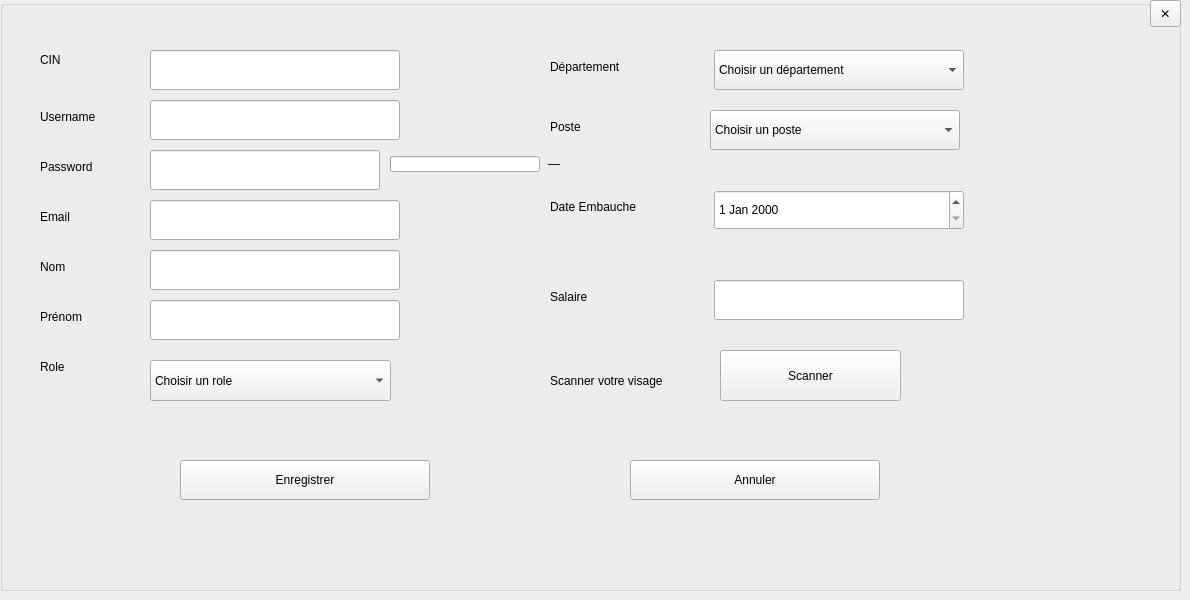
            <widget class="QWidget" name="page_add_Emp">
             <widget class="QGroupBox" name="groupBox_2">
              <property name="geometry">
               <rect>
                <x>0</x>
                <y>0</y>
                <width>1181</width>
                <height>591</height>
               </rect>
              </property>
              <property name="title">
               <string/>
              </property>
              <widget class="QLabel" name="label_8">
               <property name="geometry">
                <rect>
                 <x>550</x>
                 <y>50</y>
                 <width>100</width>
                 <height>34</height>
                </rect>
               </property>
               <property name="text">
                <string>Département</string>
               </property>
              </widget>
              <widget class="QLabel" name="label_7">
               <property name="geometry">
                <rect>
                 <x>550</x>
                 <y>110</y>
                 <width>100</width>
                 <height>34</height>
                </rect>
               </property>
               <property name="text">
                <string>Poste</string>
               </property>
              </widget>
              <widget class="QLabel" name="label_6">
               <property name="geometry">
                <rect>
                 <x>40</x>
                 <y>300</y>
                 <width>100</width>
                 <height>34</height>
                </rect>
               </property>
               <property name="text">
                <string>Prénom</string>
               </property>
              </widget>
              <widget class="QLineEdit" name="lineNomAdd">
               <property name="geometry">
                <rect>
                 <x>150</x>
                 <y>250</y>
                 <width>250</width>
                 <height>40</height>
                </rect>
               </property>
              </widget>
              <widget class="QLabel" name="label_5">
               <property name="geometry">
                <rect>
                 <x>40</x>
                 <y>250</y>
                 <width>100</width>
                 <height>34</height>
                </rect>
               </property>
               <property name="text">
                <string>Nom</string>
               </property>
              </widget>
              <widget class="QComboBox" name="comboDepartementAdd">
               <property name="geometry">
                <rect>
                 <x>714</x>
                 <y>50</y>
                 <width>250</width>
                 <height>40</height>
                </rect>
               </property>
               <item>
                <property name="text">
                 <string>Choisir un département</string>
                </property>
               </item>
               <item>
                <property name="text">
                 <string>RH</string>
                </property>
               </item>
               <item>
                <property name="text">
                 <string>Recherche</string>
                </property>
               </item>
               <item>
                <property name="text">
                 <string>Laboratoires</string>
                </property>
               </item>
               <item>
                <property name="text">
                 <string>Administration</string>
                </property>
               </item>
               <item>
                <property name="text">
                 <string>Finance</string>
                </property>
               </item>
              </widget>
              <widget class="QLineEdit" name="lineCINAdd">
               <property name="geometry">
                <rect>
                 <x>150</x>
                 <y>50</y>
                 <width>250</width>
                 <height>40</height>
                </rect>
               </property>
              </widget>
              <widget class="QLineEdit" name="lineEmailAdd">
               <property name="geometry">
                <rect>
                 <x>150</x>
                 <y>200</y>
                 <width>250</width>
                 <height>40</height>
                </rect>
               </property>
              </widget>
              <widget class="QLabel" name="label">
               <property name="geometry">
                <rect>
                 <x>40</x>
                 <y>50</y>
                 <width>100</width>
                 <height>20</height>
                </rect>
               </property>
               <property name="text">
                <string>CIN</string>
               </property>
              </widget>
              <widget class="QComboBox" name="comboPosteAdd">
               <property name="geometry">
                <rect>
                 <x>710</x>
                 <y>110</y>
                 <width>250</width>
                 <height>40</height>
                </rect>
               </property>
               <item>
                <property name="text">
                 <string>Choisir un poste</string>
                </property>
               </item>
               <item>
                <property name="text">
                 <string>RH</string>
                </property>
               </item>
               <item>
                <property name="text">
                 <string>Chercheur</string>
                </property>
               </item>
               <item>
                <property name="text">
                 <string>Technicien</string>
                </property>
               </item>
               <item>
                <property name="text">
                 <string>Responsable_laboratoire</string>
                </property>
               </item>
               <item>
                <property name="text">
                 <string>Directeur_de_projet</string>
                </property>
               </item>
               <item>
                <property name="text">
                 <string>Directeur_general</string>
                </property>
               </item>
               <item>
                <property name="text">
                 <string>Responsable_financier</string>
                </property>
               </item>
               <item>
                <property name="text">
                 <string>Responsable_de_stock</string>
                </property>
               </item>
              </widget>
              <widget class="QLabel" name="label_3">
               <property name="geometry">
                <rect>
                 <x>40</x>
                 <y>150</y>
                 <width>100</width>
                 <height>34</height>
                </rect>
               </property>
               <property name="text">
                <string>Password</string>
               </property>
              </widget>
              <widget class="QPushButton" name="btnSaveEmployee">
               <property name="geometry">
                <rect>
                 <x>180</x>
                 <y>460</y>
                 <width>250</width>
                 <height>40</height>
                </rect>
               </property>
               <property name="text">
                <string>Enregistrer</string>
               </property>
              </widget>
              <widget class="QLabel" name="label_4">
               <property name="geometry">
                <rect>
                 <x>40</x>
                 <y>200</y>
                 <width>100</width>
                 <height>34</height>
                </rect>
               </property>
               <property name="text">
                <string>Email</string>
               </property>
              </widget>
              <widget class="QLineEdit" name="linePasswordAdd">
               <property name="geometry">
                <rect>
                 <x>150</x>
                 <y>150</y>
                 <width>230</width>
                 <height>40</height>
                </rect>
               </property>
              </widget>
              <widget class="QProgressBar" name="passwordStrengthBarAdd">
               <property name="geometry">
                <rect>
                 <x>390</x>
                 <y>156</y>
                 <width>150</width>
                 <height>16</height>
                </rect>
               </property>
               <property name="maximum">
                <number>100</number>
               </property>
               <property name="value">
                <number>0</number>
               </property>
               <property name="textVisible">
                <bool>false</bool>
               </property>
              </widget>
              <widget class="QLabel" name="passwordStrengthLabelAdd">
               <property name="geometry">
                <rect>
                 <x>548</x>
                 <y>152</y>
                 <width>120</width>
                 <height>24</height>
                </rect>
               </property>
               <property name="text">
                <string>—</string>
               </property>
              </widget>
              <widget class="QLabel" name="label_10">
               <property name="geometry">
                <rect>
                 <x>550</x>
                 <y>190</y>
                 <width>100</width>
                 <height>34</height>
                </rect>
               </property>
               <property name="text">
                <string>Date Embauche</string>
               </property>
              </widget>
              <widget class="QLabel" name="label_11">
               <property name="geometry">
                <rect>
                 <x>550</x>
                 <y>280</y>
                 <width>100</width>
                 <height>34</height>
                </rect>
               </property>
               <property name="text">
                <string>Salaire</string>
               </property>
              </widget>
              <widget class="QDateEdit" name="dateEmbaucheAdd">
               <property name="geometry">
                <rect>
                 <x>714</x>
                 <y>190</y>
                 <width>250</width>
                 <height>40</height>
                </rect>
               </property>
              </widget>
              <widget class="QLineEdit" name="linePrenomAdd">
               <property name="geometry">
                <rect>
                 <x>150</x>
                 <y>300</y>
                 <width>250</width>
                 <height>40</height>
                </rect>
               </property>
              </widget>
              <widget class="QLabel" name="label_2">
               <property name="geometry">
                <rect>
                 <x>40</x>
                 <y>100</y>
                 <width>100</width>
                 <height>34</height>
                </rect>
               </property>
               <property name="text">
                <string>Username</string>
               </property>
              </widget>
              <widget class="QLineEdit" name="lineUsernameAdd">
               <property name="geometry">
                <rect>
                 <x>150</x>
                 <y>100</y>
                 <width>250</width>
                 <height>40</height>
                </rect>
               </property>
              </widget>
              <widget class="QLineEdit" name="lineSalaireAdd">
               <property name="geometry">
                <rect>
                 <x>714</x>
                 <y>280</y>
                 <width>250</width>
                 <height>40</height>
                </rect>
               </property>
              </widget>
              <widget class="QToolButton" name="BtnPopupCancelLabs_8">
               <property name="geometry">
                <rect>
                 <x>1150</x>
                 <y>0</y>
                 <width>31</width>
                 <height>27</height>
                </rect>
               </property>
               <property name="toolTip">
                <string>Fermer</string>
               </property>
               <property name="text">
                <string>✕</string>
               </property>
              </widget>
              <widget class="QPushButton" name="btnAnnuler_emp">
               <property name="geometry">
                <rect>
                 <x>630</x>
                 <y>460</y>
                 <width>250</width>
                 <height>40</height>
                </rect>
               </property>
               <property name="text">
                <string>Annuler</string>
               </property>
              </widget>
              <widget class="QLabel" name="label_12">
               <property name="geometry">
                <rect>
                 <x>40</x>
                 <y>350</y>
                 <width>100</width>
                 <height>34</height>
                </rect>
               </property>
               <property name="text">
                <string>Role</string>
               </property>
              </widget>
              <widget class="QComboBox" name="comboRoleAdd">
               <property name="geometry">
                <rect>
                 <x>150</x>
                 <y>360</y>
                 <width>241</width>
                 <height>41</height>
                </rect>
               </property>
               <item>
                <property name="text">
                 <string>Choisir un role</string>
                </property>
               </item>
               <item>
                <property name="text">
                 <string>RH</string>
                </property>
               </item>
               <item>
                <property name="text">
                 <string>Responsable_financier</string>
                </property>
               </item>
               <item>
                <property name="text">
                 <string>Responsable_de_stock</string>
                </property>
               </item>
               <item>
                <property name="text">
                 <string>Chercheur</string>
                </property>
               </item>
               <item>
                <property name="text">
                 <string>Directeur_de_projet</string>
                </property>
               </item>
               <item>
                <property name="text">
                 <string>Responsable_Labos</string>
                </property>
               </item>
               <item>
                <property name="text">
                 <string>Admin</string>
                </property>
               </item>
              </widget>
              <widget class="QPushButton" name="btnScanFace">
               <property name="geometry">
                <rect>
                 <x>720</x>
                 <y>350</y>
                 <width>181</width>
                 <height>51</height>
                </rect>
               </property>
               <property name="text">
                <string>Scanner</string>
               </property>
              </widget>
              <widget class="QLabel" name="label_25">
               <property name="geometry">
                <rect>
                 <x>550</x>
                 <y>350</y>
                 <width>151</width>
                 <height>61</height>
                </rect>
               </property>
               <property name="text">
                <string>Scanner votre visage</string>
               </property>
              </widget>
              <widget class="QLabel" name="label_cam">
               <property name="geometry">
                <rect>
                 <x>930</x>
                 <y>370</y>
                 <width>231</width>
                 <height>31</height>
                </rect>
               </property>
               <property name="text">
                <string/>
               </property>
              </widget>
             </widget>
            </widget>
